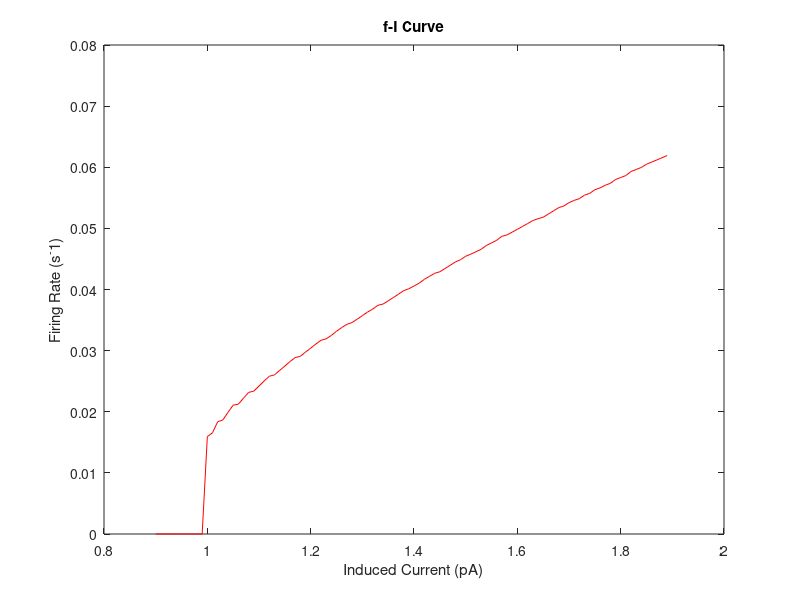

Here is the MATLAB script that generated this plot:
% model parameters
f_i = zeros(100,1); %firing rate estimation
for j = 1:100


    C = 1*(10^3); %pF
    GL = 50; %nS
    VL = -65; %mV
    I0 = (0.9+(j/100))*(10^3); %pA

    Vspk = -45; %mV

    tmax = 400; %ms
    dt = 0.1; %ms timestep
    numsteps = tmax/dt;
    Tarp = 2; %ms
   

    t = zeros(numsteps,1); %time array
    V = zeros(numsteps,1); %membrane potential
    Iec = zeros(numsteps,1); %induced current

    %initial conditions

    V(1) = VL;
    refrac = 0; %refractory period on/off
    
    spkfinder = 0; % location of spk
    spkfinderf = 0; %location of last spk
    
    apcounter = 0;

    for i = 1:numsteps

        if t(i) < 50
            Ie=0;
        else
            Ie=I0;
        end

        if V(i)>=Vspk
            refrac = Tarp/dt;

        end

        if refrac > 0

            V(i+1)=-65;
            t(i+1)=t(i)+dt;
            refrac = refrac - 1;

        else

            dv_dt = ((-1*GL*(V(i)-VL)) + Ie)/C;


            V(i+1) = V(i) + dv_dt*dt; %update V


            t(i+1)=t(i)+dt; % time forward

        end

        Iec(i+1)=Ie;
        
        if refrac == (Tarp/dt)-1
            apcounter = apcounter + 1;
            if spkfinder == 0 
                spkfinder = t(i);
            end
            spkfinderf = t(i);
        end

    end


    if apcounter == 0
        f_i(j) = 0;
    else
        f_i(j) = apcounter/(spkfinderf-spkfinder);
    end
    
end

%plots



plot(0.9:0.01:1.899,f_i,'r-');
xlabel('Induced Current (pA)');
ylabel('Firing Rate (s^-1)');
title('f-I Curve');









    